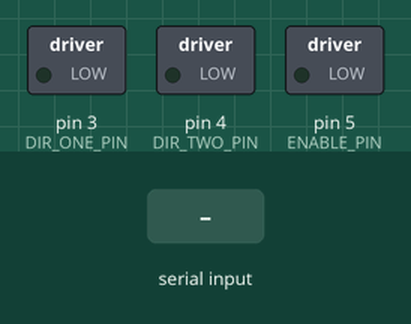
Bench run of a sketch on a simulated Arduino Uno, built with avr-gcc and run on an emulated ATmega328P. Parts: switched loads named in the sketch (green lamp = pin HIGH). The inputs (shaded band) are chosen by the test bench.

Above: at 1.2 s.
1.3 s: "90,45\n" received over Serial
At 3.9 s:
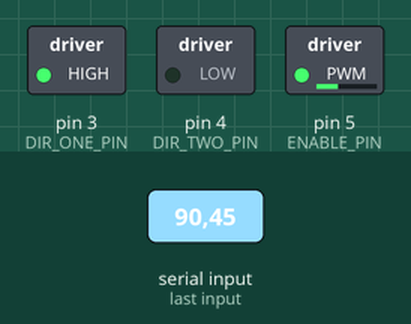
At 9.0 s:
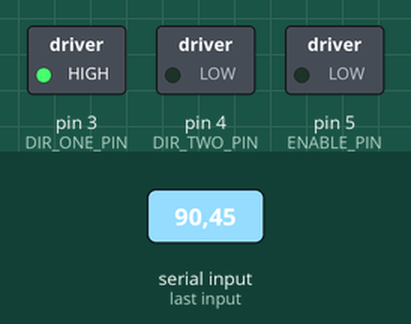
Timing chart, 0 to 10.3 s (numbered marks = the images above; inputs shaded):
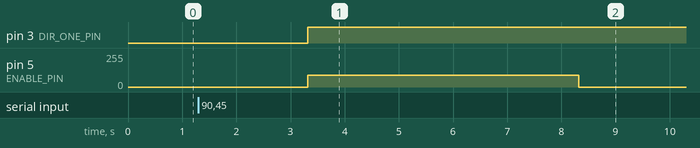

The sketch:

motor.ino
```cpp
const int ENABLE_PIN = 5;

const int DIR_ONE_PIN = 3;
const int DIR_TWO_PIN = 4;

String serialInput;

void setup() {
  Serial.begin(9600);
  Serial.setTimeout(10);

  pinMode(ENABLE_PIN, OUTPUT);
  pinMode(DIR_ONE_PIN, OUTPUT);
  pinMode(DIR_TWO_PIN, OUTPUT);
}

void loop() {}

void serialEvent() {
  serialInput = Serial.readString();

  delay(2000);

  // Turn the motor on to a speed from serial input.
  analogWrite(ENABLE_PIN, parseInput(serialInput));

  // Set the direction of the motor.
  digitalWrite(DIR_ONE_PIN, HIGH);
  digitalWrite(DIR_TWO_PIN, LOW);

  // Let motor run for 2 seconds.
  delay(5000);

  // Turn the motor off.
  analogWrite(ENABLE_PIN, 0);

}// end serialEvent.

//************************************
// Returns int value of String.
//************************************
int parseInput(String in) {
  in.remove(serialInput.indexOf('\n'));

  return in.toInt();

} // end parseInput.
```

Measured:
- after the input at 1.3 s, pin 3 (DIR_ONE_PIN): LOW → HIGH after 2.0 s; pin 5 (ENABLE_PIN): 0/255 → 90/255 after 2.0 s, → 0/255 5.0 s later
